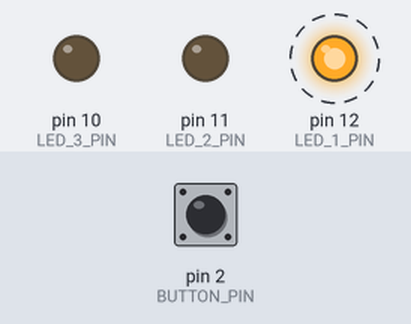
Bench run of a sketch on a simulated Arduino Uno, built with avr-gcc and run on an emulated ATmega328P. Parts: output pins drawn as LEDs (lit = HIGH). Dashed ring = blinking. The inputs (shaded band) are chosen by the test bench; at power-on: pin 2 (BUTTON_PIN) LOW.

Above: at 1.2 s.
1.3 s: pin 2 (BUTTON_PIN) pulled HIGH for 0.15 s
At 3.3 s:
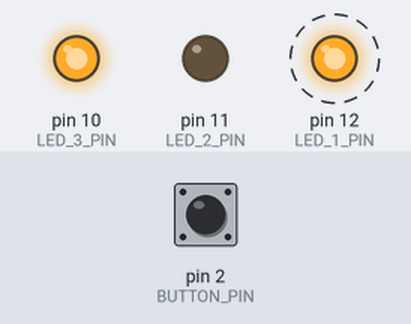
4.4 s: pin 2 (BUTTON_PIN) pulled HIGH for 1 s
At 5.8 s:
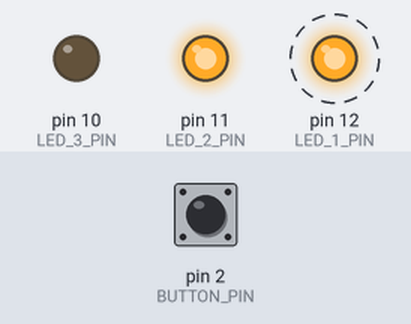
8.4 s: pin 2 (BUTTON_PIN) pulled HIGH for 3.2 s
At 10.8 s:
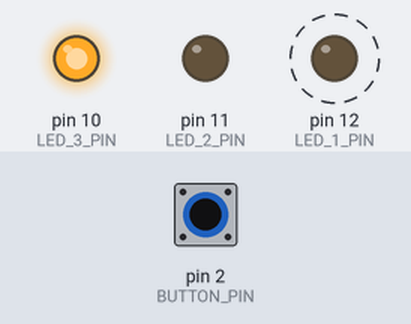
Timing chart, 0 to 20.6 s (numbered marks = the images above; inputs shaded):
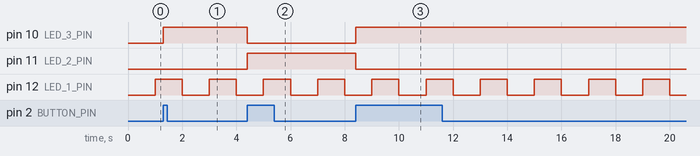

Measured:
- after the input at 1.3 s, pin 10 (LED_3_PIN): LOW → HIGH at once
- after the input at 4.4 s, pin 10 (LED_3_PIN): HIGH → LOW at once; pin 11 (LED_2_PIN): LOW → HIGH at once
- after the input at 8.4 s, pin 10 (LED_3_PIN): LOW → HIGH at once; pin 11 (LED_2_PIN): HIGH → LOW at once
- by itself, pin 12 (LED_1_PIN): alternates HIGH for 1.0 s and LOW for 1.0 s

The sketch:

activity_11.ino
```cpp
#define LED_1_PIN 12
#define LED_2_PIN 11
#define LED_3_PIN 10

#define BUTTON_PIN 2

unsigned long lastTimeLED1Blinked = millis();
unsigned long blinkDelayLED1 = 1000;
byte LED1State = LOW;

unsigned long lastTimeButtonChanged = millis();
unsigned long debounceDelay = 50;
byte buttonState = LOW;

int toggleLEDState = 1;

void setup() {
  pinMode(LED_1_PIN, OUTPUT);
  pinMode(LED_2_PIN, OUTPUT);
  pinMode(LED_3_PIN, OUTPUT);

  pinMode(BUTTON_PIN, INPUT);
  buttonState = digitalRead(BUTTON_PIN);
}

void blinkLED1()
{
  if (LED1State == HIGH) {
    LED1State = LOW;
  }
  else {
    LED1State = HIGH;
  }
  digitalWrite(LED_1_PIN, LED1State);
}

void toggleOtherLEDs()
{
  if (toggleLEDState == 1) {
    toggleLEDState = 2;
    digitalWrite(LED_2_PIN, LOW);
    digitalWrite(LED_3_PIN, HIGH);
  }
  else {
    toggleLEDState = 1;
    digitalWrite(LED_2_PIN, HIGH);
    digitalWrite(LED_3_PIN, LOW);
  }
}

void loop() {
  unsigned long timeNow = millis();

  // blink LED1
  if (timeNow - lastTimeLED1Blinked > blinkDelayLED1) {
    lastTimeLED1Blinked += blinkDelayLED1;
    blinkLED1();
  }

  // toggle LED 2-3
  if (timeNow - lastTimeButtonChanged > debounceDelay) {
    byte newButtonState = digitalRead(BUTTON_PIN);
    if (newButtonState != buttonState) {
      lastTimeButtonChanged = timeNow;
      buttonState = newButtonState;
      if (buttonState == HIGH) {
        toggleOtherLEDs();
      }
    }
  }
}
```
